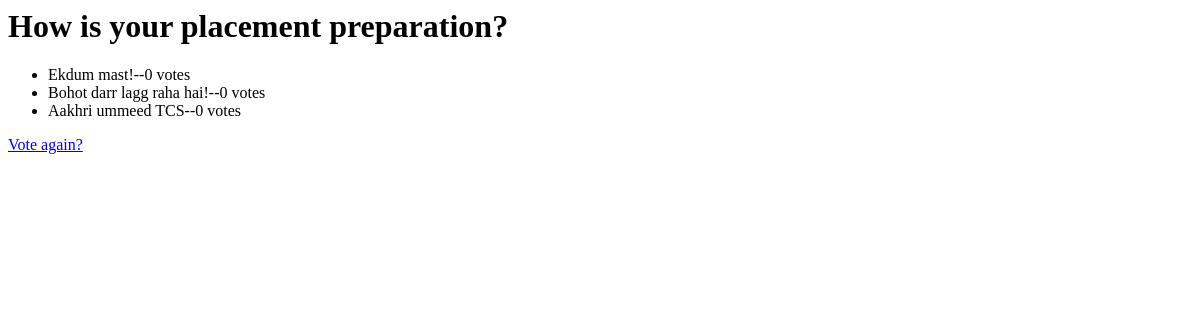
/2/results/, run on an earlier commit of the app's database.
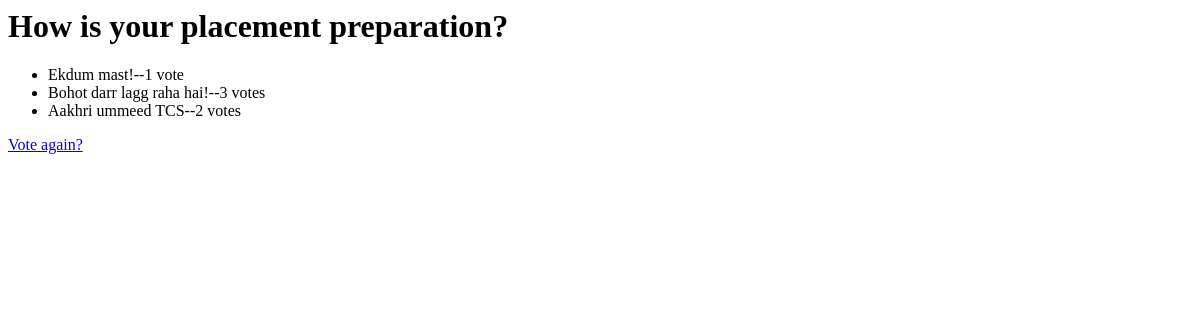
And on a later commit of the database.
### pollsapp/models.py (models this page shows, shortened)
class Choice(models.Model):
    question=models.ForeignKey(Question,on_delete=models.CASCADE)
    choice_text=models.CharField(max_length=200)
    votes=models.IntegerField(default=0)

### pollsapp/views.py (the view)
# urls.py: path('<int:question_id>/results/', views.results, name='results'),
def results(request, question_id):
    question=get_object_or_404(Question,pk=question_id)
    return render(request,'pollsapp/results.html',{'question':question})

### pollsapp/templates/pollsapp/results.html
<h1>{{question.question_text}}</h1>
<ul>
    {% for choice in question.choice_set.all %}
    <li>{{choice.choice_text}}--{{choice.votes}} vote{{choice.votes|pluralize}}</li>
    {% endfor %}
</ul>
<a href="{% url 'pollsapp:detail' question.id %}">Vote again?</a>

What changed in the data, as far as the page shows it:
changed Choice "Ekdum mast!": votes "0" → "1"
changed Choice "Bohot darr lagg raha hai!": votes "0" → "3"
changed Choice "Aakhri ummeed TCS": votes "0" → "2"
